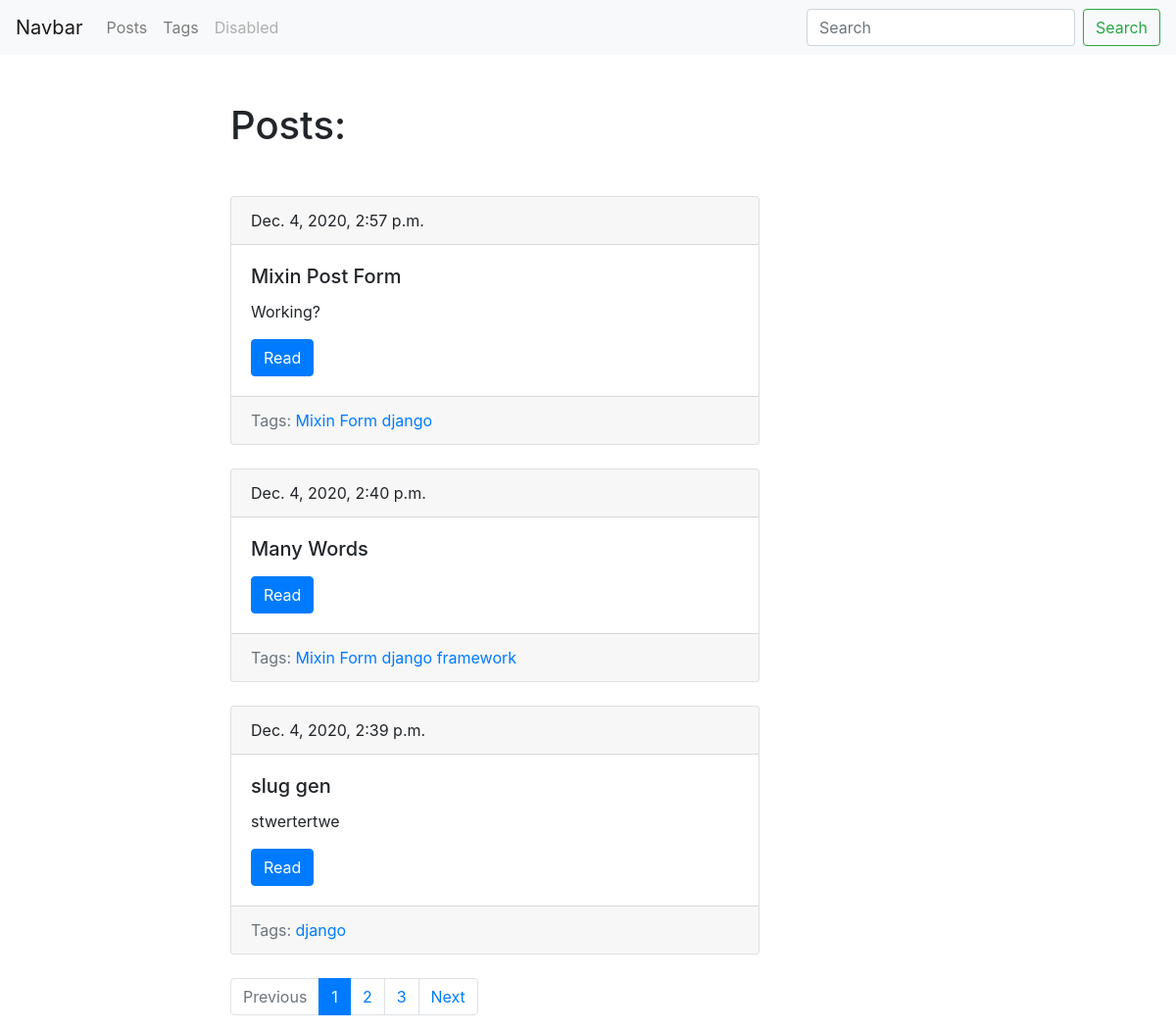
Page /blog/ on the earlier database version.
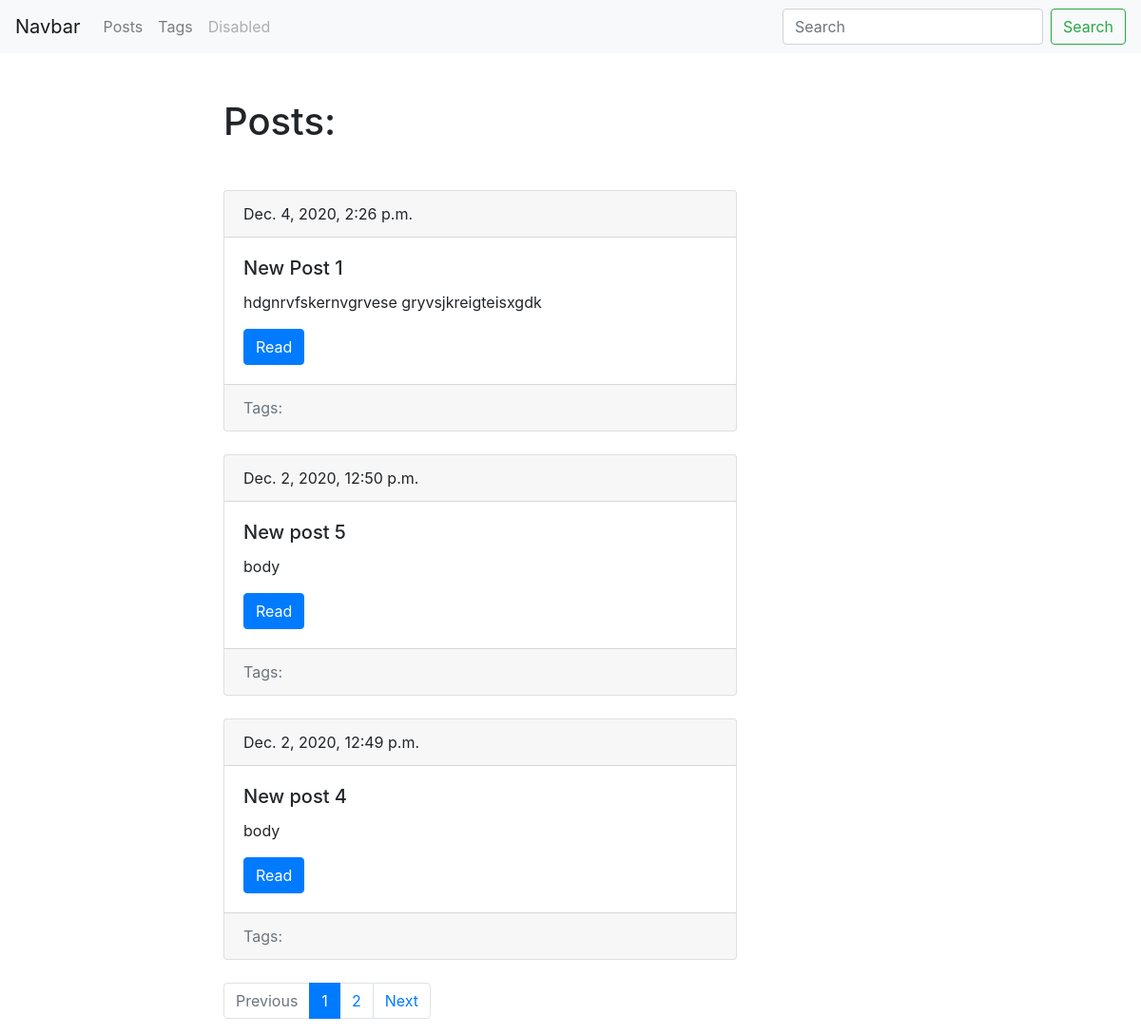
Same page on the later database version.
### blog/models.py (models this page shows, shortened)
class Post(models.Model):
	title = models.CharField(max_length=150, db_index=True)
	slug = models.SlugField(max_length=150, blank=True, unique=True)
	body = models.TextField(blank=True, db_index=True)
	tags = models.ManyToManyField('Tag', blank=True, related_name='posts')
	date_pub = models.DateTimeField(auto_now_add=True)
	def get_absolute_url(self):
		return reverse('post_detail_url', kwargs={'slug': self.slug})
	class Meta:
		ordering = ['-date_pub']

class Tag(models.Model):
	title = models.CharField(max_length=50)
	slug = models.SlugField(max_length=50, unique=True)
	def get_absolute_url(self):
		return reverse('tag_detail_url', kwargs={'slug': self.slug})
	class Meta:
		ordering = ['title']

### blog/views.py (the view)
# urls.py: path('', views.post_list, name='post_list'),
def post_list(request):
	search_query = request.GET.get('search', '')
	if search_query:
		posts = Post.objects.filter(Q(title__icontains=search_query) | Q(body__icontains=search_query))
	else:
		posts = Post.objects.all()
	paginator = Paginator(posts, 3)
	page_number = request.GET.get('page', 1)
	page = paginator.get_page(page_number)
	is_paginated = page.has_other_pages()
	if page.has_previous():
		prev_url = f'?page={page.previous_page_number()}'
	else:
		prev_url = ''
	if page.has_next():
		next_url = f'?page={page.next_page_number()}'
	else:
		next_url = ''
	context = {
		'page_object': page,
		'is_paginated': is_paginated,
		'prev_url': prev_url,
		'next_url': next_url
	}
	return render(request, 'blog/index.html', context=context)

### blog/templates/blog/index.html (shortened to what this page needs)
{% extends 'blog/base_blog.html' %}
{% block content %}
  <h1 class="mb-5">Posts:</h1>
  {% for post in page_object.object_list %}
    {% include 'blog/includes/post_card_template.html' %}
  {% endfor %}
{% endblock %}

### blog/templates/blog/includes/post_card_template.html
<div class="card mb-4">
	<div class="card-header">
		{{ post.date_pub }}
	</div>
	<div class="card-body">
		<h5 class="card-title">{{ post.title }}</h5>
		<p class="card-text">{{ post.body|truncatewords:15 }}</p>
		<a href="{{ post.get_absolute_url }}" class="btn btn-primary">Read</a>
	</div>
	<div class="card-footer text-muted">
	    Tags:
	    {% for tag in post.tags.all %}
	    	<a href="{{ tag.get_absolute_url }}">{{tag.title}}</a>
	    {% endfor %}
  	</div>
</div>

Differences in the rows shown:
removed Post: date_pub "Dec. 4, 2020, 2:57 p.m.", title "Mixin Post Form", body "Working?"
no longer on this page (row unchanged): Tag: title "Mixin Form"
no longer on this page (row unchanged): Tag: title "django"
removed Post: date_pub "Dec. 4, 2020, 2:40 p.m.", title "Many Words"
no longer on this page (row unchanged): Tag: title "framework", shown under "Dec. 4, 2020, 2:40 p.m."
removed Post: date_pub "Dec. 4, 2020, 2:39 p.m.", title "slug gen", body "stwertertwe"
now on this page (row unchanged): Post: date_pub "Dec. 4, 2020, 2:26 p.m.", title "New Post 1", body "hdgnrvfskernvgrvese gryvsjkreigteisxgdk"
now on this page (row unchanged): Post: date_pub "Dec. 2, 2020, 12:50 p.m.", title "New post 5", body "body"
now on this page (row unchanged): Post: date_pub "Dec. 2, 2020, 12:49 p.m.", title "New post 4", body "body"
Other differences:
list line gone: "3"
